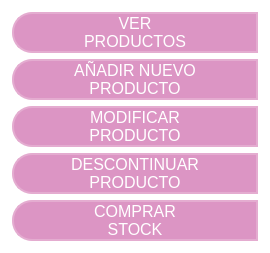
           <widget class="QFrame" name="frame_control">
            <property name="minimumSize">
             <size>
              <width>270</width>
              <height>0</height>
             </size>
            </property>
            <property name="maximumSize">
             <size>
              <width>0</width>
              <height>16777215</height>
             </size>
            </property>
            <property name="styleSheet">
             <string notr="true">QFrame{
background-color:transparent;
}

QPushButton {
    border: 2px solid #e4acd0;
	border-top-left-radius:20px;
    border-bottom-left-radius: 20px;
    background-color: #dc95c4; /* Fondo */
    color: #ffffff; /* Color del texto */
    font-family: Arial, sans-serif;
    font-size: 16px;
}

QPushButton:hover {
    background-color: #dc84bc; /* Fondo al pasar el cursor */
	border-top-left-radius:20px;
    border-bottom-left-radius: 20px;
}

QPushButton:pressed {
    background-color: #d484b4; /* Fondo al presionar */
}</string>
            </property>
            <property name="frameShape">
             <enum>QFrame::StyledPanel</enum>
            </property>
            <property name="frameShadow">
             <enum>QFrame::Raised</enum>
            </property>
            <layout class="QVBoxLayout" name="verticalLayout_3">
             <item>
              <widget class="QPushButton" name="ver_productos_boton">
               <property name="layoutDirection">
                <enum>Qt::LeftToRight</enum>
               </property>
               <property name="text">
                <string>VER
PRODUCTOS</string>
               </property>
               <property name="icon">
                <iconset>
                 <normaloff>../../../recursos/images/database.png</normaloff>../../../recursos/images/database.png</iconset>
               </property>
               <property name="iconSize">
                <size>
                 <width>35</width>
                 <height>35</height>
                </size>
               </property>
              </widget>
             </item>
             <item>
              <widget class="QPushButton" name="nuevo_producto_boton">
               <property name="text">
                <string>AÑADIR NUEVO
PRODUCTO</string>
               </property>
               <property name="icon">
                <iconset>
                 <normaloff>../../../recursos/images/basket-plus.png</normaloff>../../../recursos/images/basket-plus.png</iconset>
               </property>
               <property name="iconSize">
                <size>
                 <width>40</width>
                 <height>40</height>
                </size>
               </property>
              </widget>
             </item>
             <item>
              <widget class="QPushButton" name="modificar_producto_boton">
               <property name="text">
                <string>MODIFICAR
PRODUCTO</string>
               </property>
               <property name="icon">
                <iconset>
                 <normaloff>../../../recursos/images/store-edit.png</normaloff>../../../recursos/images/store-edit.png</iconset>
               </property>
               <property name="iconSize">
                <size>
                 <width>40</width>
                 <height>40</height>
                </size>
               </property>
              </widget>
             </item>
             <item>
              <widget class="QPushButton" name="descontinuar_producto_boton">
               <property name="text">
                <string>DESCONTINUAR
PRODUCTO</string>
               </property>
               <property name="icon">
                <iconset>
                 <normaloff>../../../recursos/images/basket-remove.png</normaloff>../../../recursos/images/basket-remove.png</iconset>
               </property>
               <property name="iconSize">
                <size>
                 <width>40</width>
                 <height>40</height>
                </size>
               </property>
              </widget>
             </item>
             <item>
              <widget class="QPushButton" name="comprar_stock_boton">
               <property name="text">
                <string>COMPRAR
STOCK</string>
               </property>
               <property name="icon">
                <iconset>
                 <normaloff>../../../recursos/images/basket-unfill.png</normaloff>../../../recursos/images/basket-unfill.png</iconset>
               </property>
               <property name="iconSize">
                <size>
                 <width>40</width>
                 <height>40</height>
                </size>
               </property>
              </widget>
             </item>
            </layout>
           </widget>
